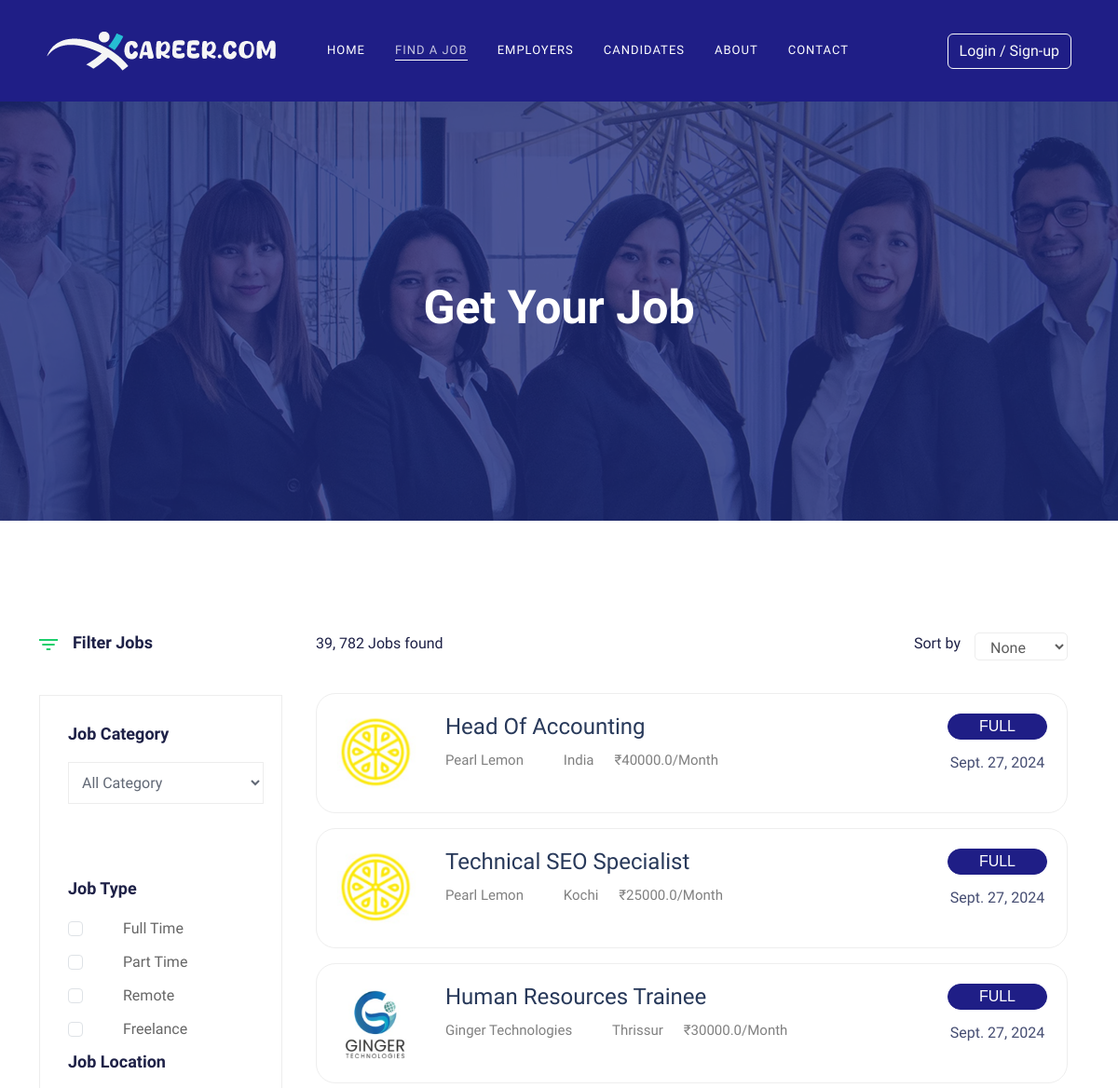
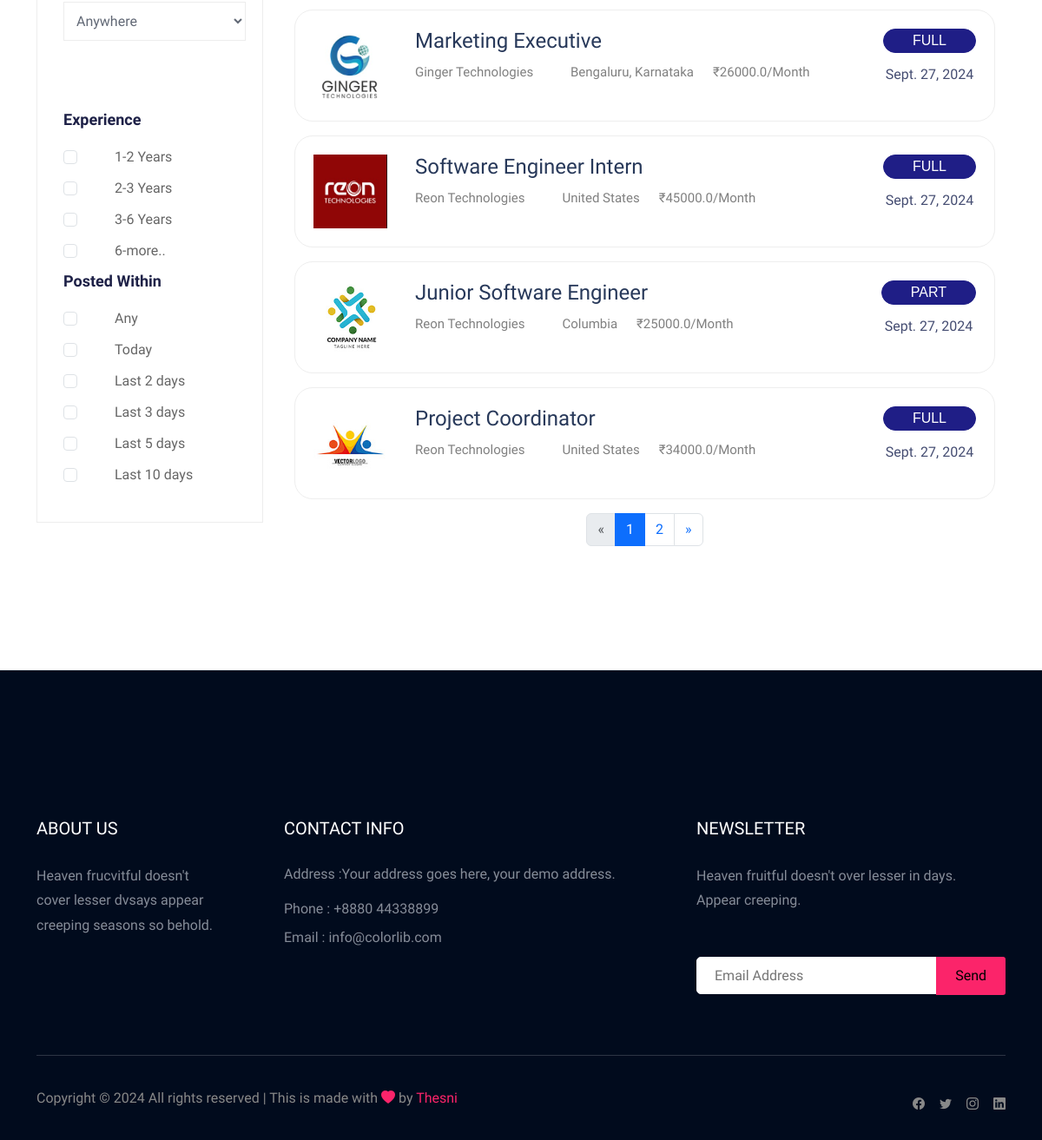
/job_listing/, run on the app's committed database (2 pictures, top to bottom).
### user/models.py (models this page shows, shortened)
class Job(models.Model):
    company = models.ForeignKey(Company, on_delete=models.CASCADE)
    start_date = models.DateField()
    end_date = models.DateField()
    title = models.CharField(max_length=200)
    salary = models.FloatField()
    image = models.ImageField(upload_to="jobs/", null=True)
    description = models.TextField(max_length=400)
    experience = models.CharField(max_length=100)
    location = models.CharField(max_length=100)
    skills = models.CharField(max_length=200)
    creation_date = models.DateField()
    featured = models.BooleanField(default=False)
    FULL_TIME = 'full'
    PART_TIME = 'part'
    BOTH = 'both'
    JOB_TYPE_CHOICES = [
        (FULL_TIME, 'Full Time'),
        (PART_TIME, 'Part Time'),
        (BOTH, 'Both (Full-Time and Part-Time)'),
    ]
    OFFICE = 'office'
    HOME = 'home'
    FIELD = 'field'
    WORK_LOCATION_CHOICES = [
        (OFFICE, 'Work from office'),
        (HOME, 'Work from home'),
        (FIELD, 'Field job'),
    ]
    title = models.CharField(max_length=255)
    job_type = models.CharField(max_length=10, choices=JOB_TYPE_CHOICES, default=FULL_TIME)
    work_location = models.CharField(max_length=10, choices=WORK_LOCATION_CHOICES, default=OFFICE)

class Company(models.Model):
    user = models.OneToOneField(User, on_delete=models.CASCADE)
    phone = models.CharField(max_length=10)
    image = models.ImageField(upload_to="companies/", null=True)
    type = models.CharField(max_length=15)
    status = models.CharField(max_length=20)
    description = models.TextField(null=True, blank=True)
    company_name = models.CharField(max_length=100)
    website = models.TextField(null=True, blank=True)

### user/views.py (the view)
# urls.py: path('job_listing/', views.job_listing, name= 'job_listing'),
def job_listing(request):
    query = request.GET.get('q')
    if request.user.is_authenticated:
        try:
            applicant = Applicant.objects.get(user=request.user)
            if applicant:
                if query:
                    jobs = Job.objects.filter(title__icontains=query).order_by('-creation_date')
                else:
                    jobs = Job.objects.all().order_by('-creation_date')
        except Applicant.DoesNotExist:
            pass
        try:
            company = Company.objects.get(user=request.user)
            if company:
                if query:
                    jobs = Job.objects.filter(company=company, title__icontains=query).order_by('-creation_date')
                else:
                    jobs = Job.objects.all().order_by('-creation_date')
        except Company.DoesNotExist:
            pass
    else:
        if query:
            jobs = Job.objects.filter(title__icontains=query).order_by('-creation_date')
        else:
            jobs = Job.objects.all().order_by('-creation_date')
    paginator = Paginator(jobs, 7)
    page_number = request.GET.get('page')
    page_obj = paginator.get_page(page_number)
    return render(request, 'job_listing.html', {
        'page_obj': page_obj,
        'query': query,
        'username': request.user.username if request.user.is_authenticated else None
    })

### templates/job_listing.html (shortened to what this page needs)
{% extends 'base.html' %}
{% block content %}
{% load static %}
    <div class="slider-area ">
      <div class="single-slider section-overly slider-height2 d-flex align-items-center"
        data-background="/static/img/about.jpg" style="background-image: url(&quot;/static/img/about.jpg&quot;);">
        <div class="container">
          <div class="row">
            <div class="col-xl-12">
              <div class="hero-cap text-center">
                <h2>Get your job</h2>
              </div>
            </div>
          </div>
        </div>
      </div>
    </div>
    <div class="job-listing-area pt-120 pb-120">
      <div class="container">
        <div class="row">
          <div class="col-xl-3 col-lg-3 col-md-4">
            <div class="row">
              <div class="col-12">
                <div class="small-section-tittle2 mb-45">
                  <div class="ion">
                  </div>
                  <h4>Filter Jobs</h4>
                </div>
              </div>
            </div>
            <div class="job-category-listing mb-50">
              <div class="single-listing">
                <div class="small-section-tittle2">
                  <h4>Job Category</h4>
                </div>
                <div class="select-job-items2">
                  <select name="select">
                    <option value="">All Category</option>
                  </select>
                </div>
                <div class="select-Categories pt-80 pb-50">
                  <div class="small-section-tittle2">
                    <h4>Job Type</h4>
                  </div>
                  <div class="form-check">
                    <input class="form-check-input" type="checkbox" value="" id="flexCheckDefault">
                    <label class="form-check-label" for="flexCheckDefault">
                      Full Time
                    </label>
                  </div>
                  <div class="form-check">
                    <input class="form-check-input" type="checkbox" value="" id="flexCheckDefault">
                    <label class="form-check-label" for="flexCheckDefault">
                      Part Time
                    </label>
                  </div>
                  <div class="form-check">
                    <input class="form-check-input" type="checkbox" value="" id="flexCheckDefault">
                    <label class="form-check-label" for="flexCheckDefault">
                      Remote
                    </label>
                  </div>
                  <div class="form-check">
                    <input class="form-check-input" type="checkbox" value="" id="flexCheckDefault">
                    <label class="form-check-label" for="flexCheckDefault">
                      Freelance
                    </label>
                  </div>
                </div>
              </div>
              <div class="single-listing">
                <div class="small-section-tittle2">
                  <h4>Job Location</h4>
                </div>
                <div class="select-job-items2">
                  <select name="select">
                    <option value="">Anywhere</option>
                  </select>
                </div>
                <div class="select-Categories pt-80 pb-50">
                  <div class="small-section-tittle2">
                    <h4>Experience</h4>
                  </div>
                  <div class="form-check">
                    <input class="form-check-input" type="checkbox" value="" id="flexCheckDefault">
                    <label class="form-check-label" for="flexCheckDefault">
                      1-2 Years
                    </label>
                  </div>
                  <div class="form-check">
                    <input class="form-check-input" type="checkbox" value="" id="flexCheckDefault">
                    <label class="form-check-label" for="flexCheckDefault">
                      2-3 Years
                    </label>
                  </div>
                  <div class="form-check">
                    <input class="form-check-input" type="checkbox" value="" id="flexCheckDefault">
                    <label class="form-check-label" for="flexCheckDefault">
                      3-6 Years
                    </label>
                  </div>
                  <div class="form-check">
                    <input class="form-check-input" type="checkbox" value="" id="flexCheckDefault">
                    <label class="form-check-label" for="flexCheckDefault">
                      6-more..
                    </label>
                  </div>
                </div>
              </div>
              <div class="single-listing">
                <div class="select-Categories pb-50">
                  <div class="small-section-tittle2">
                    <h4>Posted Within</h4>
                  </div>
                  <div class="form-check">
                    <input class="form-check-input" type="checkbox" value="" id="flexCheckDefault">
                    <label class="form-check-label" for="flexCheckDefault">
                      Any
                    </label>
                  </div>
                  <div class="form-check">
                    <input class="form-check-input" type="checkbox" value="" id="flexCheckDefault">
                    <label class="form-check-label" for="flexCheckDefault">
                      Today
                    </label>
                  </div>
                  <div class="form-check">
                    <input class="form-check-input" type="checkbox" value="" id="flexCheckDefault">
                    <label class="form-check-label" for="flexCheckDefault">
                      Last 2 days
                    </label>
                  </div>
                  <div class="form-check">
                    <input class="form-check-input" type="checkbox" value="" id="flexCheckDefault">
                    <label class="form-check-label" for="flexCheckDefault">
                      Last 3 days
                    </label>
                  </div>
                  <div class="form-check">
                    <input class="form-check-input" type="checkbox" value="" id="flexCheckDefault">
                    <label class="form-check-label" for="flexCheckDefault">
                      Last 5 days
                    </label>
                  </div>
                  <div class="form-check">
                    <input class="form-check-input" type="checkbox" value="" id="flexCheckDefault">
                    <label class="form-check-label" for="flexCheckDefault">
                      Last 10 days
                    </label>
                  </div>
                </div>
              </div>
            </div>
          </div>
          <div class="col-xl-9 col-lg-9 col-md-8">
            <section class="featured-job-area">
              <div class="container">
                <div class="row">
                  <div class="col-lg-12">
                    <div class="count-job mb-35">
                      <span>39, 782 Jobs found</span>
                      <div class="select-job-items">
                        <span>Sort by</span>
                        <select name="select" >
                          <option value="">None</option>
                        </select>
                      </div>
                    </div>
                  </div>
                </div>
                {% for job in page_obj%}
                <div class="single-job-items mb-30">
                  <div class="job-items">
                    <div class="company-img">
                      <a href="/job_details/{{ job.id }}/"><img src="{{job.image.url}}" alt=""></a>
                    </div>
                    <div class="job-tittle job-tittle2">
                      <a href="/job_details/{{ job.id }}/">
                        <h4>{{ job.title }}</h4>
                      </a>
                      <ul>
                        <li>{{job.company.company_name}}</li>
                        <li><i class="mdi mdi-map-marker"></i>{{job.location}}</li>
                        <li>₹{{job.salary}}/month</li>
                      </ul>
                    </div>
                  </div>
                  <div class="items-link items-link2 f-right">
                    <a href="/job_details/{{ job.id }}/">{{job.job_type}}</a>
                    <span>{{job.creation_date}}</span>
                  </div>
                </div>
                {% endfor %}
              </div>
            </section>
            <nav aria-label="Page navigation example">
              <ul class="pagination justify-content-center">
                {% if page_obj.has_previous %}
                  <li class="page-item">
                    <a class="page-link" href="?page={{ page_obj.previous_page_number }}{% if query %}&q={{ query }}{% endif %}" aria-label="Previous">
                      <span aria-hidden="true">&laquo;  </span>
                    </a>
                  </li>
                {% else %}
                  <li class="page-item disabled">
                    <a class="page-link">   <span aria-hidden="true">&laquo;  </span></a>
                  </li>
                {% endif %}
                {% for num in page_obj.paginator.page_range %}
                  {% if page_obj.number == num %}
                    <li class="page-item active">
                      <a class="page-link" href="#">{{ num }} </a>
                    </li>
                  {% else %}
                    <li class="page-item">
                      <a class="page-link" href="?page={{ num }}{% if query %}&q={{ query }}{% endif %}">{{ num }}</a>
                    </li>
                  {% endif %}
                {% endfor %}
                {% if page_obj.has_next %}
                  <li class="page-item">
                    <a class="page-link" href="?page={{ page_obj.next_page_number }}{% if query %}&q={{ query }}{% endif %}" aria-label="Next">
                      <span aria-hidden="true"> &raquo;</span>
                    </a>
                  </li>
                {% else %}
                  <li class="page-item disabled">
                    <a class="page-link"><span aria-hidden="true"> &raquo;</span></a>
                  </li>
                {% endif %}
              </ul>
            </nav>
          </div>
        </div>
      </div>
    </div>
    {% endblock %}

### data on the page
Job: image (picture), title "Head Of Accounting", company.company_name "Pearl Lemon", location "India", salary "40000.0", job_type "FULL", creation_date "Sept. 27, 2024"
Job: image (picture), title "Technical SEO Specialist", company.company_name "Pearl Lemon", location "Kochi", salary "25000.0", job_type "FULL", creation_date "Sept. 27, 2024"
Job: image (picture), title "Human Resources Trainee", company.company_name "Ginger Technologies", location "Thrissur", salary "30000.0", job_type "FULL", creation_date "Sept. 27, 2024"
Job: image (picture), title "Marketing Executive", company.company_name "Ginger Technologies", location "Bengaluru, Karnataka", salary "26000.0", job_type "FULL", creation_date "Sept. 27, 2024"
Job: image (picture), title "Software Engineer Intern", company.company_name "Reon Technologies", location "United States", salary "45000.0", job_type "FULL", creation_date "Sept. 27, 2024"
Job: image (picture), title "Junior Software Engineer", company.company_name "Reon Technologies", location "Columbia", salary "25000.0", job_type "PART", creation_date "Sept. 27, 2024"
Job: image (picture), title "Project Coordinator", company.company_name "Reon Technologies", location "United States", salary "34000.0", job_type "FULL", creation_date "Sept. 27, 2024"

### other printed values
{{ num }} "1"
{{ num }} "2"
